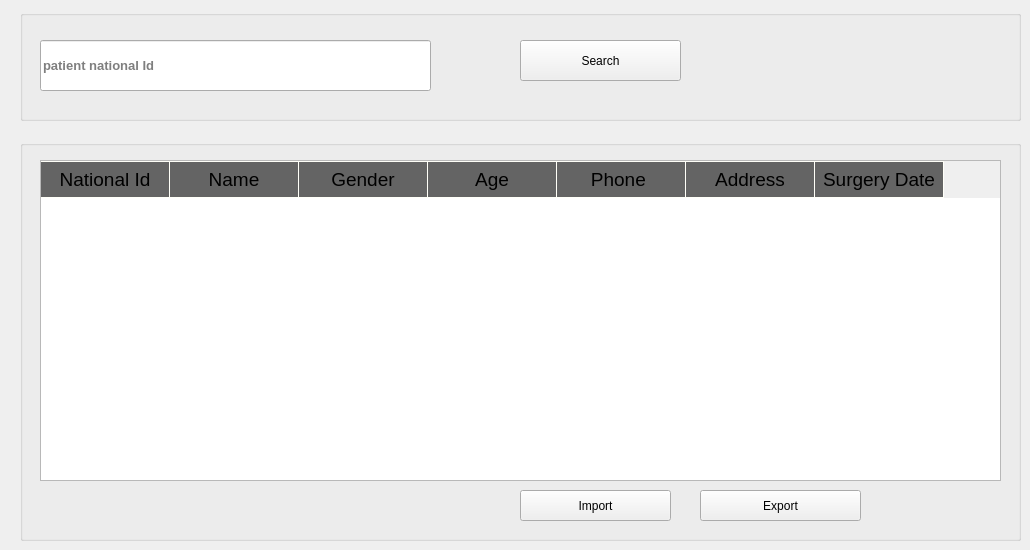
      <widget class="QWidget" name="widget">
       <attribute name="title">
        <string>All Patient</string>
       </attribute>
       <widget class="QGroupBox" name="groupBox_11">
        <property name="geometry">
         <rect>
          <x>20</x>
          <y>10</y>
          <width>1001</width>
          <height>111</height>
         </rect>
        </property>
        <property name="title">
         <string/>
        </property>
        <widget class="QLineEdit" name="lineEdit_2">
         <property name="geometry">
          <rect>
           <x>20</x>
           <y>30</y>
           <width>391</width>
           <height>51</height>
          </rect>
         </property>
         <property name="font">
          <font>
           <pointsize>10</pointsize>
           <weight>75</weight>
           <bold>true</bold>
          </font>
         </property>
         <property name="placeholderText">
          <string>patient national Id</string>
         </property>
        </widget>
        <widget class="QPushButton" name="pushButton_4">
         <property name="geometry">
          <rect>
           <x>500</x>
           <y>30</y>
           <width>161</width>
           <height>41</height>
          </rect>
         </property>
         <property name="styleSheet">
          <string notr="true"/>
         </property>
         <property name="text">
          <string>Search</string>
         </property>
        </widget>
       </widget>
       <widget class="QGroupBox" name="groupBox_12">
        <property name="geometry">
         <rect>
          <x>20</x>
          <y>140</y>
          <width>1001</width>
          <height>401</height>
         </rect>
        </property>
        <property name="title">
         <string/>
        </property>
        <widget class="QPushButton" name="pushButton_40">
         <property name="geometry">
          <rect>
           <x>500</x>
           <y>350</y>
           <width>151</width>
           <height>31</height>
          </rect>
         </property>
         <property name="text">
          <string>Import</string>
         </property>
        </widget>
        <widget class="QPushButton" name="pushButton_41">
         <property name="geometry">
          <rect>
           <x>680</x>
           <y>350</y>
           <width>161</width>
           <height>31</height>
          </rect>
         </property>
         <property name="text">
          <string>Export</string>
         </property>
        </widget>
        <widget class="QTableWidget" name="tableWidget_2">
         <property name="geometry">
          <rect>
           <x>20</x>
           <y>20</y>
           <width>961</width>
           <height>321</height>
          </rect>
         </property>
         <property name="styleSheet">
          <string notr="true">QHeaderView::section {
    background-color: #646464;
    padding: 4px;
    font-size: 14pt;
    border-style: none;
    border-bottom: 1px solid #fffff8;
    border-right: 1px solid #fffff8;
}

QHeaderView::section:horizontal
{
    border-top: 1px solid #fffff8;
}

QHeaderView::section:vertical
{
    border-left: 1px solid #fffff8;
}</string>
         </property>
         <property name="rowCount">
          <number>0</number>
         </property>
         <attribute name="horizontalHeaderDefaultSectionSize">
          <number>129</number>
         </attribute>
         <column>
          <property name="text">
           <string>National Id</string>
          </property>
         </column>
         <column>
          <property name="text">
           <string>Name</string>
          </property>
         </column>
         <column>
          <property name="text">
           <string>Gender</string>
          </property>
         </column>
         <column>
          <property name="text">
           <string>Age</string>
          </property>
         </column>
         <column>
          <property name="text">
           <string>Phone </string>
          </property>
         </column>
         <column>
          <property name="text">
           <string>Address</string>
          </property>
         </column>
         <column>
          <property name="text">
           <string>Surgery Date</string>
          </property>
         </column>
        </widget>
       </widget>
      </widget>
